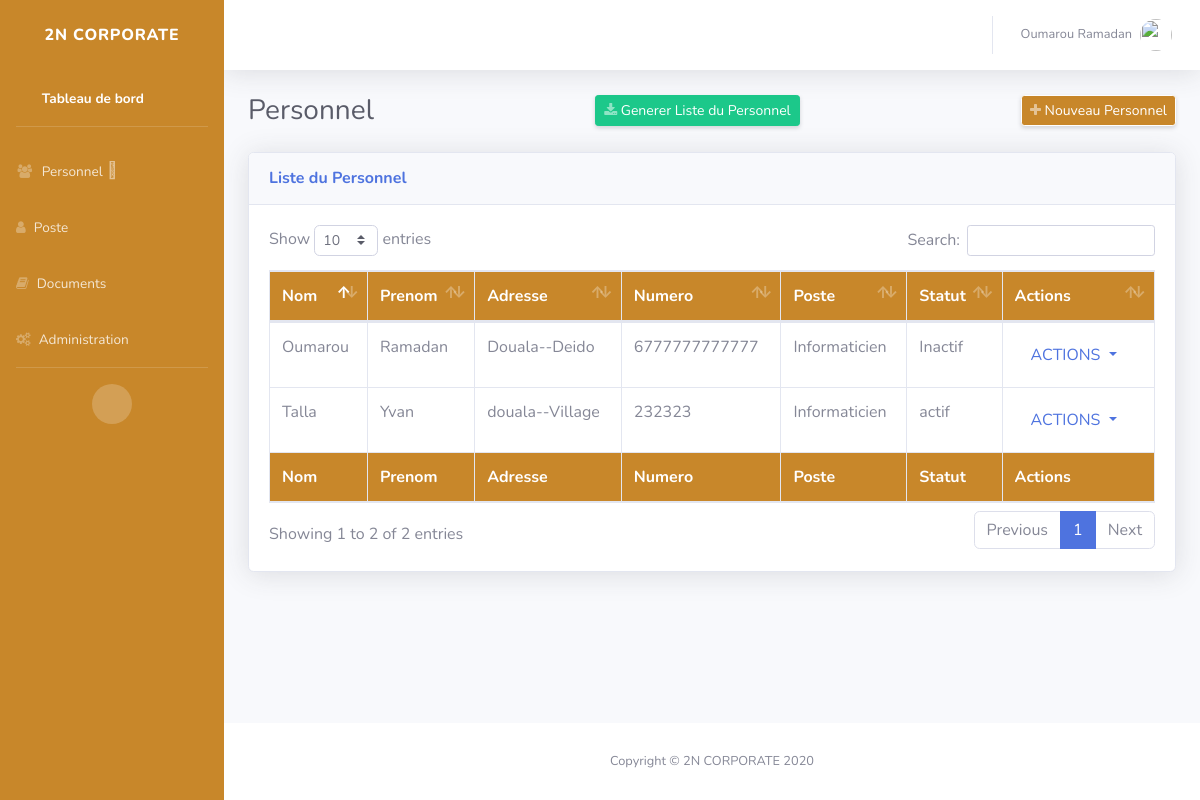
/tables.php (signed in), run on the app's committed database.
### tables this page shows
CREATE TABLE IF NOT EXISTS `personnel` (
  `ID_PERSONNEL` int(11) NOT NULL AUTO_INCREMENT,
  `ID_POSTE` int(11) DEFAULT NULL,
  `NOM` varchar(150) DEFAULT NULL,
  `PRENOM` varchar(150) DEFAULT NULL,
  `mdp` varchar(200) DEFAULT NULL,
  `ORANGE` varchar(15) DEFAULT NULL,
  `MTN` varchar(12) DEFAULT NULL,
  `PHONE_PRO` varchar(128) DEFAULT NULL,
  `CNI` varchar(128) DEFAULT NULL,
  `VILLE_RESIDENCE` varchar(128) DEFAULT NULL,
  `QUARTIER` varchar(128) DEFAULT NULL,
  `DTE_EMBAUCHE` datetime DEFAULT current_timestamp(),
  `CONTRAT` varchar(128) DEFAULT NULL,
  `PERMIS_CONDUIRE` varchar(128) DEFAULT NULL,
  `CONTACT_URGENT` varchar(15) DEFAULT NULL,
  `NOM_URGENT` varchar(128) DEFAULT NULL,
  `LIEN_PARENTER` varchar(128) DEFAULT NULL,
  `PLAN_LOCALISATION` varchar(128) DEFAULT NULL,
  `ETAT_MATRIMONIAL` varchar(128) DEFAULT NULL,
  `NBRE_ENFANT` varchar(11) DEFAULT NULL,
  `POINTURE` varchar(128) DEFAULT NULL,
  `CV` varchar(128) DEFAULT NULL,
  `FRANCAIS` varchar(32) DEFAULT NULL,
  `ANGLAIS` varchar(32) DEFAULT NULL,
  `AUTRE_LANGUE` varchar(128) DEFAULT NULL,
  `ROLE` varchar(32) DEFAULT NULL,
  `STATUT` varchar(20) DEFAULT NULL,
  `MATRICULE` varchar(50) DEFAULT NULL,
  PRIMARY KEY (`ID_PERSONNEL`),
  KEY `I_FK_PERSONNEL_POSTE` (`ID_POSTE`)
);

CREATE TABLE IF NOT EXISTS `poste` (
  `ID_POSTE` int(11) NOT NULL AUTO_INCREMENT,
  `NOM_POSTE` varchar(128) NOT NULL,
  `create_poste` datetime NOT NULL DEFAULT current_timestamp(),
  PRIMARY KEY (`ID_POSTE`)
);

### function.php (called while the page is built, shortened)
<?php
function All_personnel(){
  require ('bd.php');
  $req = $bdd->prepare('SELECT * FROM Personnel ');
  $req->execute();
  return $req;
}
function get_poste($id_poste){
  require ('bd.php');
  $req = $bdd->prepare('SELECT NOM_POSTE FROM Poste WHERE ID_POSTE = ? ');
  $req->execute(array($id_poste));
  $req = $req->fetch();
  return $req['NOM_POSTE'];
}
?>

### tables.php (the view, shortened to what this page needs)
<?php
require ('function.php');
$personnels = All_personnel();
 ?>
<!DOCTYPE html>
<html lang="fr">
<head>
  <link href="https://stackpath.bootstrapcdn.com/font-awesome/4.7.0/css/font-awesome.min.css" rel="stylesheet">
      <link href="css/sb-admin-2.css" rel="stylesheet">
    <link href="vendor/datatables/dataTables.bootstrap4.min.css" rel="stylesheet">
</head>
<body id="page-top">
    <div id="wrapper">
      <?php require 'header.php' ?>
                <div class="container-fluid">
                    <div class="d-sm-flex align-items-center justify-content-between mb-4">
                        <h1 class="h3 mb-0 text-gray-800">Personnel</h1>
                        <a href="imprimer.php" class="d-none d-sm-inline-block btn btn-sm btn-success shadow-sm"><i
                            class="fa fa-download fa-sm text-white-50"></i> Generer Liste du Personnel</a>
                        <a href="ajouter_personnel.php" class="d-none d-sm-inline-block btn btn-sm btn-primary shadow-sm"><i
                                    class="fa fa-plus fa-sm text-white-50"></i> Nouveau Personnel</a>
                     </div>
                    <div class="card shadow mb-4">
                        <div class="card-header py-3">
                            <h6 class="m-0 font-weight-bold text-primary">Liste du Personnel</h6>
                        </div>
                        <div class="card-body">
                            <div class="table-responsive">
                                <table class="table table-bordered" id="dataTable" width="100%" cellspacing="0">
                                    <thead style="background:#c8872a;color:#fff">
                                        <tr>
                                            <th>Nom</th>
                                            <th>Prenom</th>
                                            <th>Adresse</th>
                                            <th>Numero</th>
                                            <th>Poste</th>
                                            <th>Statut</th>
                                            <th>Actions</th>
                                        </tr>
                                    </thead>
                                    <tfoot style="background:#c8872a;color:#fff">
                                        <tr>
                                          <th>Nom</th>
                                          <th>Prenom</th>
                                          <th>Adresse</th>
                                          <th>Numero</th>
                                          <th>Poste</th>
                                          <th>Statut</th>
                                          <th>Actions</th>
                                        </tr>
                                    </tfoot>
                                    <tbody>
                                    <?php while ($personnel = $personnels->fetch()) { ?>
                                        <tr>
                                            <td><?= $personnel['NOM']; ?></td>
                                            <td><?= $personnel['PRENOM']; ?></td>
                                            <td><?= $personnel['VILLE_RESIDENCE']; ?>--<?= $personnel['QUARTIER']; ?></td>
                                            <td><?= $personnel['ORANGE']; ?></td>
                                            <td><?= get_poste($personnel['ID_POSTE']); ?></td>
                                            <td><?= $personnel['STATUT']; ?></td>
                                            <td>
                                                  <a class="nav-link dropdown-toggle" href="#" id="userDropdown" role="button"
                                                      data-toggle="dropdown" aria-haspopup="true" aria-expanded="false">
                                                      ACTIONS
                                                  </a>
                                            </td>
                                        </tr>
                                          <?php } ?>
                                    </tbody>
                                </table>
                            </div>
                        </div>
                    </div>
                </div>
            </div>
            <?php require 'footer.php' ?>
        </div>
    </div>
</body>
</html>

### header.php (shortened to what this page needs)
<ul class="navbar-nav bg-gradient-primary sidebar sidebar-dark accordion" style="background-color: #c8872a;" id="accordionSidebar">
    <a class="sidebar-brand d-flex align-items-center justify-content-center" href="index.php">
        <div class="sidebar-brand-icon rotate-n-15">
        </div>
        <div class="sidebar-brand-text mx-3">2N CORPORATE</div>
    </a>
    <li class="nav-item active">
        <a class="nav-link" href="index.php">
            <span>Tableau de bord</span></a>
    </li>
    <hr class="sidebar-divider">
    <li class="nav-item">
        <a class="nav-link collapsed" href="#" data-toggle="collapse" data-target="#collapseTwo"
            aria-expanded="true" aria-controls="collapseTwo">
            <i class="fa fa-fw fa-users"></i>
            <span>Personnel</span>
        </a>
    </li>
    <li class="nav-item">
        <a class="nav-link" href="poste.php">
            <i class="fa fa-user"></i>
            <span>Poste</span></a>
    </li>
     <li class="nav-item">
         <a class="nav-link" href="document.php">
             <i class="fa fa-book"></i>
             <span>Documents</span></a>
     </li>
     <?php if($_SESSION['role'] == 'admin') { ?>
    <li class="nav-item">
        <a class="nav-link" href="admin.php">
            <i class="fa fa-cogs"></i>
            <span>Administration</span></a>
    </li>
  <?php } ?>
    <hr class="sidebar-divider d-none d-md-block">
    <div class="text-center d-none d-md-inline">
        <button class="rounded-circle border-0" id="sidebarToggle"></button>
    </div>
</ul>
<div id="content-wrapper" class="d-flex flex-column">
    <div id="content">
        <nav class="navbar navbar-expand navbar-light bg-white topbar mb-4 static-top shadow">
            <ul class="navbar-nav ml-auto">
                <li class="nav-item dropdown no-arrow">
                    <a class="nav-link dropdown-toggle" href="#" id="userDropdown" role="button"
                        data-toggle="dropdown" aria-haspopup="true" aria-expanded="false">
                        <span class="mr-2 d-none d-lg-inline text-gray-600 small"><?= $_SESSION['nom'] ?> <?= $_SESSION['prenom'] ?></span>
                        <img class="img-profile rounded-circle"
                            src="img/avatar.jpg">
                    </a>
                </li>
            </ul>
        </nav>

### footer.php
<footer class="sticky-footer bg-white">
    <div class="container my-auto">
        <div class="copyright text-center my-auto">
            <span>Copyright &copy; 2N CORPORATE 2020</span>
        </div>
    </div>
</footer>

### data on the page
personnel: NOM "Oumarou", PRENOM "Ramadan", VILLE_RESIDENCE "Douala", QUARTIER "Deido", ORANGE "6777777777777", ID_POSTE.NOM_POSTE "Informaticien", STATUT "Inactif"
personnel: NOM "Talla", PRENOM "Yvan", VILLE_RESIDENCE "douala", QUARTIER "Village", ORANGE "232323", ID_POSTE.NOM_POSTE "Informaticien", STATUT "actif"

### other printed values
$_SESSION['nom'] "Oumarou"
$_SESSION['prenom'] "Ramadan"
